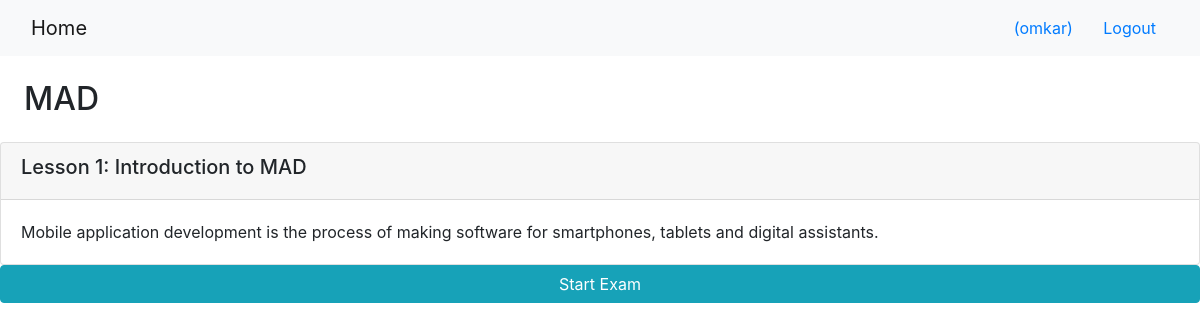
The app's page /onlinecourse/3/ (signed in) with its own data.
### onlinecourse/models.py (models this page shows, shortened)
class Course(models.Model):
    name = models.CharField(null=False, max_length=30, default='online course')
    image = models.ImageField(upload_to='course_images/')
    description = models.CharField(max_length=1000)
    pub_date = models.DateField(null=True)
    instructors = models.ManyToManyField(Instructor)
    users = models.ManyToManyField(settings.AUTH_USER_MODEL, through='Enrollment')
    total_enrollment = models.IntegerField(default=0)
    is_enrolled = False

class Lesson(models.Model):
    title = models.CharField(max_length=200, default="title")
    order = models.IntegerField(default=0)
    course = models.ForeignKey(Course, on_delete=models.CASCADE)
    content = models.TextField()

### onlinecourse/views.py (the view)
# urls.py: path('<int:pk>/', views.CourseDetailView.as_view(), name='course_details'),
class CourseDetailView(generic.DetailView):
    model = Course
    template_name = 'onlinecourse/course_detail_bootstrap.html'

### onlinecourse/templates/onlinecourse/course_detail_bootstrap.html (shortened to what this page needs)
<!DOCTYPE html>
<html lang="en">
<head>
     {% load static %}
    <link rel="stylesheet" href="https://maxcdn.bootstrapcdn.com/bootstrap/4.5.2/css/bootstrap.min.css">
</head>
<body>
    <nav class="navbar navbar-light bg-light">
        <div class="container-fluid">
            <div class="navbar-header">
                  <a class="navbar-brand" href="{% url 'onlinecourse:index' %}">Home</a>
            </div>
            <ul class="nav navbar-nav navbar-right">
                {% if user.is_authenticated %}
                <li>
                    <a class="btn btn-link" href="#">{{ user.first_name }}({{ user.username }})</a>
                    <a class="btn btn-link" href="{% url 'onlinecourse:logout' %}">Logout</a>
                </li>
                {% endif %}
            </ul>
        </div>
    </nav>
    <div class="contaner-fluid">
        <h2 class="mx-4 my-4" >{{course.name}}</h2>
        <div class="card-columns-vertical">
            {% for lesson in course.lesson_set.all %}
            <div class="card mt-1">
                <div class="card-header"><h5>Lesson {{lesson.order|add:1}}: {{lesson.title}}</h5></div>
                <div class="card-body">{{lesson.content}}</div>
            </div>
            {% endfor %}
        </div>
        <button data-toggle="collapse" data-target="#exam" class="btn btn-info" role="button" style="width:100%">Start Exam</button>
    </div>
</body>
</html>

### records on screen
Course: name "MAD"
Lesson: order|add "1", title "Introduction to MAD", content "Mobile application development is the process of making software for smartphones, tablets and digital assistants."

### other values on screen
{{ user.username }} "omkar"
